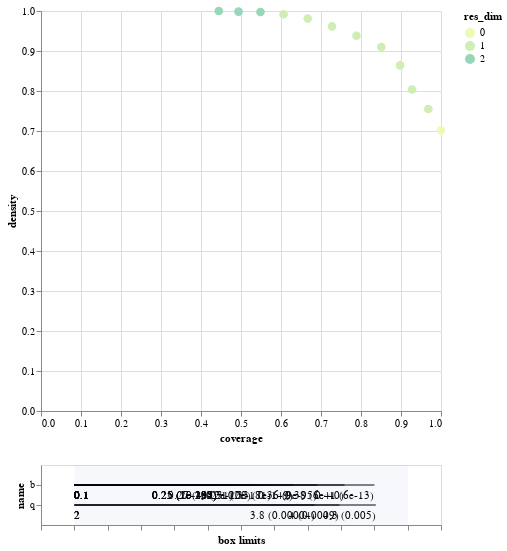

Source (notebook cell):
### Code cell
box1.inspect_tradeoff()

### Figure 1 — Vega-Lite specification as saved in the notebook (floating-point values rounded to 4 significant figures)
{"config": {"view": {"continuousWidth": 400, "continuousHeight": 300}}, "vconcat": [{"data": {"name": "data-7c6f5ed0c38772520784a15f7193b65a"}, "mark": {"type": "circle", "size": 75}, "encoding": {"color": {"type": "ordinal", "field": "res_dim", "scale": {"range": ["#eff9b6", "#d0edb3", "#97d6b9", "#5dc0c0", "#31a5c2", "#1f80b8", "#2354a3", "#21318d"]}}, "opacity": {"condition": {"value": 1, "selection": "selector002"}, "value": 0.4}, "tooltip": [{"type": "ordinal", "field": "id"}, {"type": "quantitative", "field": "coverage", "format": ".2"}, {"type": "quantitative", "field": "density", "format": ".2"}, {"type": "ordinal", "field": "res_dim"}], "x": {"type": "quantitative", "field": "coverage"}, "y": {"type": "quantitative", "field": "density"}}, "height": 400, "selection": {"selector002": {"type": "single", "fields": ["id"]}}, "width": 400}, {"layer": [{"data": {"name": "data-038958cbcc03e7eed9225b7e88cd2473"}, "mark": "rule", "encoding": {"x": {"type": "quantitative", "axis": {"grid": false, "labels": false, "title": "box limits"}, "field": "x_lower", "scale": {"domain": [0, 1], "padding": 0.1}}, "x2": {"field": "x_upper"}, "y": {"type": "nominal", "field": "name", "scale": {"padding": 1.0}}}, "transform": [{"calculate": "(datum.x1-datum.minimum)/(datum.maximum-datum.minimum)", "as": "x_lower"}, {"calculate": "(datum.x2-datum.minimum)/(datum.maximum-datum.minimum)", "as": "x_upper"}, {"filter": {"selection": "selector002"}}], "width": 400}, {"data": {"name": "data-038958cbcc03e7eed9225b7e88cd2473"}, "mark": {"type": "text", "align": "left", "baseline": "top", "dy": 5}, "encoding": {"text": {"type": "ordinal", "field": "text"}, "x": {"type": "quantitative", "axis": {"grid": false, "labels": false, "title": "box limits"}, "field": "x_lower", "scale": {"domain": [0, 1], "padding": 0.1}}, "x2": {"field": "x_upper"}, "y": {"type": "nominal", "field": "name", "scale": {"padding": 1.0}}}, "transform": [{"calculate": "(datum.x1-datum.minimum)/(datum.maximum-datum.minimum)", "as": "x_lower"}, {"calculate": "(datum.x2-datum.minimum)/(datum.maximum-datum.minimum)", "as": "x_upper"}, {"filter": {"selection": "selector002"}}, {"calculate": "datum.qp_lower>0?format(datum.x1, \".2\")+\" (\"+format(datum.qp_lower, \".1~g\")+\")\" :format(datum.x1, \".2\")", "as": "text"}], "width": 400}, {"data": {"name": "data-038958cbcc03e7eed9225b7e88cd2473"}, "mark": {"type": "text", "align": "right", "baseline": "top", "dy": 5}, "encoding": {"text": {"type": "ordinal", "field": "text"}, "x": {"type": "quantitative", "field": "x_upper"}, "x2": {"field": "x_upper"}, "y": {"type": "nominal", "field": "name", "scale": {"padding": 1.0}}}, "transform": [{"calculate": "(datum.x1-datum.minimum)/(datum.maximum-datum.minimum)", "as": "x_lower"}, {"calculate": "(datum.x2-datum.minimum)/(datum.maximum-datum.minimum)", "as": "x_upper"}, {"filter": {"selection": "selector002"}}, {"calculate": "datum.qp_upper>0?format(datum.x2, \".2\")+\" (\"+format(datum.qp_upper, \".1\")+\")\" :format(datum.x2, \".2\")", "as": "text"}], "width": 400}, {"data": {"name": "data-bb8d07f6df3d47a6a475317795287b23"}, "mark": {"type": "rect", "opacity": 0.05}, "encoding": {"x": {"type": "quantitative", "field": "start"}, "x2": {"field": "end"}}}, {"data": {"name": "data-d751713988987e9331980363e24189ce"}, "mark": "point", "encoding": {"x": {"type": "quantitative", "field": "x"}, "y": {"type": "nominal", "field": "name"}}, "transform": [{"filter": {"selection": "selector002"}}], "width": 400}, {"data": {"name": "data-d751713988987e9331980363e24189ce"}, "mark": {"type": "text", "align": "center", "baseline": "top", "dy": 5}, "encoding": {"text": {"type": "nominal", "field": "item"}, "x": {"type": "quantitative", "field": "x"}, "y": {"type": "nominal", "field": "name"}}, "transform": [{"filter": {"selection": "selector002"}}], "width": 400}]}], "$schema": "https://vega.github.io/schema/vega-lite/v4.8.1.json", "datasets": {"data-7c6f5ed0c38772520784a15f7193b65a": [{"coverage": 1.0, "density": 0.7017, "id": 0, "mass": 1.0, "mean": 0.7017, "res_dim": 0}, {"coverage": 0.9683, "density": 0.755, "id": 1, "mass": 0.9, "mean": 0.755, "res_dim": 1}, {"coverage": 0.9277, "density": 0.8037, "id": 2, "mass": 0.81, "mean": 0.8037, "res_dim": 1}, {"coverage": 0.8978, "density": 0.8642, "id": 3, "mass": 0.729, "mean": 0.8642, "res_dim": 1}, {"coverage": 0.8507, "density": 0.9101, "id": 4, "mass": 0.656, "mean": 0.9101, "res_dim": 1}, {"coverage": 0.7887, "density": 0.9381, "id": 5, "mass": 0.59, "mean": 0.9381, "res_dim": 1}, {"coverage": 0.7275, "density": 0.9614, "id": 6, "mass": 0.531, "mean": 0.9614, "res_dim": 1}, {"coverage": 0.6669, "density": 0.9811, "id": 7, "mass": 0.477, "mean": 0.9811, "res_dim": 1}, {"coverage": 0.6063, "density": 0.9918, "id": 8, "mass": 0.429, "mean": 0.9918, "res_dim": 1}, {"coverage": 0.5486, "density": 0.9974, "id": 9, "mass": 0.386, "mean": 0.9974, "res_dim": 2}, {"coverage": 0.4938, "density": 0.9986, "id": 10, "mass": 0.347, "mean": 0.9986, "res_dim": 2}, {"coverage": 0.4446, "density": 1.0, "id": 11, "mass": 0.312, "mean": 1.0, "res_dim": 2}], "data-038958cbcc03e7eed9225b7e88cd2473": [{"x1": 0.1003, "x2": 0.4149, "name": "b", "id": 1, "minimum": 0.1003, "maximum": 0.4497, "qp_lower": -1.0, "qp_upper": 6.425e-13}, {"x1": 0.1003, "x2": 0.3835, "name": "b", "id": 2, "minimum": 0.1003, "maximum": 0.4497, "qp_lower": -1.0, "qp_upper": 5.576e-40}, {"x1": 0.1003, "x2": 0.3552, "name": "b", "id": 3, "minimum": 0.1003, "maximum": 0.4497, "qp_lower": -1.0, "qp_upper": 8.931e-95}, {"x1": 0.1003, "x2": 0.3297, "name": "b", "id": 4, "minimum": 0.1003, "maximum": 0.4497, "qp_lower": -1.0, "qp_upper": 6.95e-149}, {"x1": 0.1003, "x2": 0.3065, "name": "b", "id": 5, "minimum": 0.1003, "maximum": 0.4497, "qp_lower": -1.0, "qp_upper": 1.569e-181}, {"x1": 0.1003, "x2": 0.2859, "name": "b", "id": 6, "minimum": 0.1003, "maximum": 0.4497, "qp_lower": -1.0, "qp_upper": 2.113e-208}, {"x1": 0.1003, "x2": 0.2671, "name": "b", "id": 7, "minimum": 0.1003, "maximum": 0.4497, "qp_lower": -1.0, "qp_upper": 3.503e-231}, {"x1": 0.1003, "x2": 0.2502, "name": "b", "id": 8, "minimum": 0.1003, "maximum": 0.4497, "qp_lower": -1.0, "qp_upper": 1.496e-235}, {"x1": 0.1003, "x2": 0.2502, "name": "b", "id": 9, "minimum": 0.1003, "maximum": 0.4497, "qp_lower": -1.0, "qp_upper": 1.541e-203}, {"x1": 2.002, "x2": 4.261, "name": "q", "id": 9, "minimum": 2.002, "maximum": 4.499, "qp_lower": -1.0, "qp_upper": 0.004867}, {"x1": 0.1003, "x2": 0.2502, "name": "b", "id": 10, "minimum": 0.1003, "maximum": 0.4497, "qp_lower": -1.0, "qp_upper": 1.158e-157}, {"x1": 2.002, "x2": 3.988, "name": "q", "id": 10, "minimum": 2.002, "maximum": 4.499, "qp_lower": -1.0, "qp_upper": 0.0008942}, {"x1": 0.1003, "x2": 0.2502, "name": "b", "id": 11, "minimum": 0.1003, "maximum": 0.4497, "qp_lower": -1.0, "qp_upper": 1.017e-130}, {"x1": 2.002, "x2": 3.802, "name": "q", "id": 11, "minimum": 2.002, "maximum": 4.499, "qp_lower": -1.0, "qp_upper": 3.63e-05}], "data-bb8d07f6df3d47a6a475317795287b23": [{"start": 0, "end": 1}], "data-d751713988987e9331980363e24189ce": []}}
